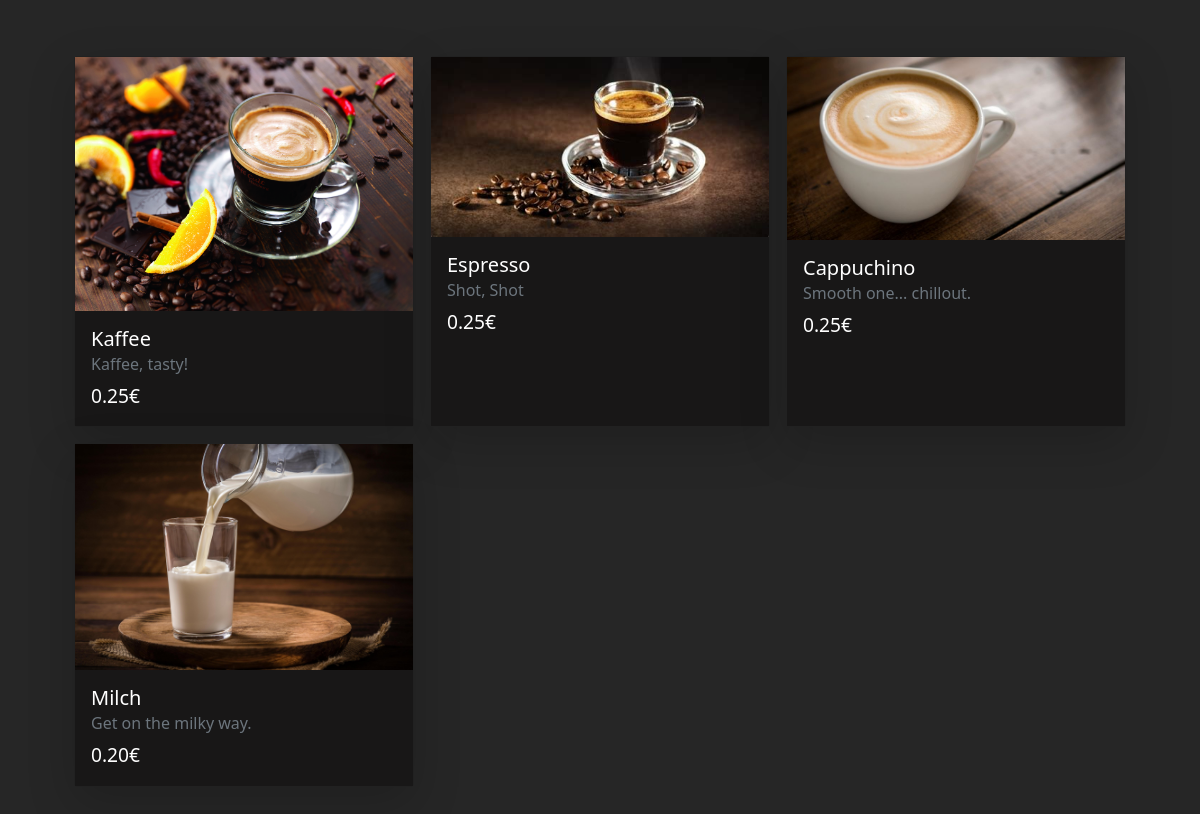
/main/, run on the app's committed database.
### main/models.py (models this page shows, shortened)
class Product(models.Model):
    id = models.AutoField(primary_key=True,unique=True)
    name = models.CharField(max_length=255,unique=True)
    description = models.CharField(max_length=255,unique=True)
    price = models.DecimalField(max_digits=5,decimal_places=2)
    image = models.ImageField(upload_to="image",null=True,blank=True)

### main/views.py (the view)
# urls.py: path('main/',include('main.urls'),name='index')
def index(request):
    context={}
    context['product'] = Product.objects.all()
    return render(request,'index.html',context)

### main/templates/index.html (shortened to what this page needs)
{% extends 'base.html' %}
{% load static %}
{% block body %}
<div class="container p-5">
    <div class="row">
        {% for item in product %}
        <div class="col-sm-auto col-md-4 p-2">
            <div class="card h-100 shadow-lg" onclick="selectCard(this)">
                <img src="{% static item.image %}" class="img-fluid" alt="..." >
                <div class="card-body">
                    <h5 class="card-title">{{item.name}}</h5>
                    <h6 class="card-subtitle mb-2 text-muted ">{{item.description}}</h6>
                    <p class="card-text">{{item.price}}€</p>
                </div>
            </div>
        </div>
        {% endfor %}
    </div>
</div>
{% endblock %}

### main/templates/base.html (shortened to what this page needs)
<!doctype html>
<html lang="en">
  <head>
    <link href="https://cdn.jsdelivr.net/npm/bootstrap@5.0.2/dist/css/bootstrap.min.css" rel="stylesheet">
    {% load static %}
    <link rel="stylesheet" href="{% static 'custom.css' %}">
  </head>
  <body>
    {% block body %}
    {% endblock %}
  </body>
</html>

### static/custom.css (style rules this page uses)
body { margin:0; padding:0; background: #262626; }
.card { background: #262626; color: white; }
.card-body { background: #181717; font-size: larger; }

### data on the page
Product: image (picture), name "Kaffee", description "Kaffee, tasty!", price "0.25"
Product: image (picture), name "Espresso", description "Shot, Shot", price "0.25"
Product: image (picture), name "Cappuchino", description "Smooth one... chillout.", price "0.25"
Product: image (picture), name "Milch", description "Get on the milky way.", price "0.20"
